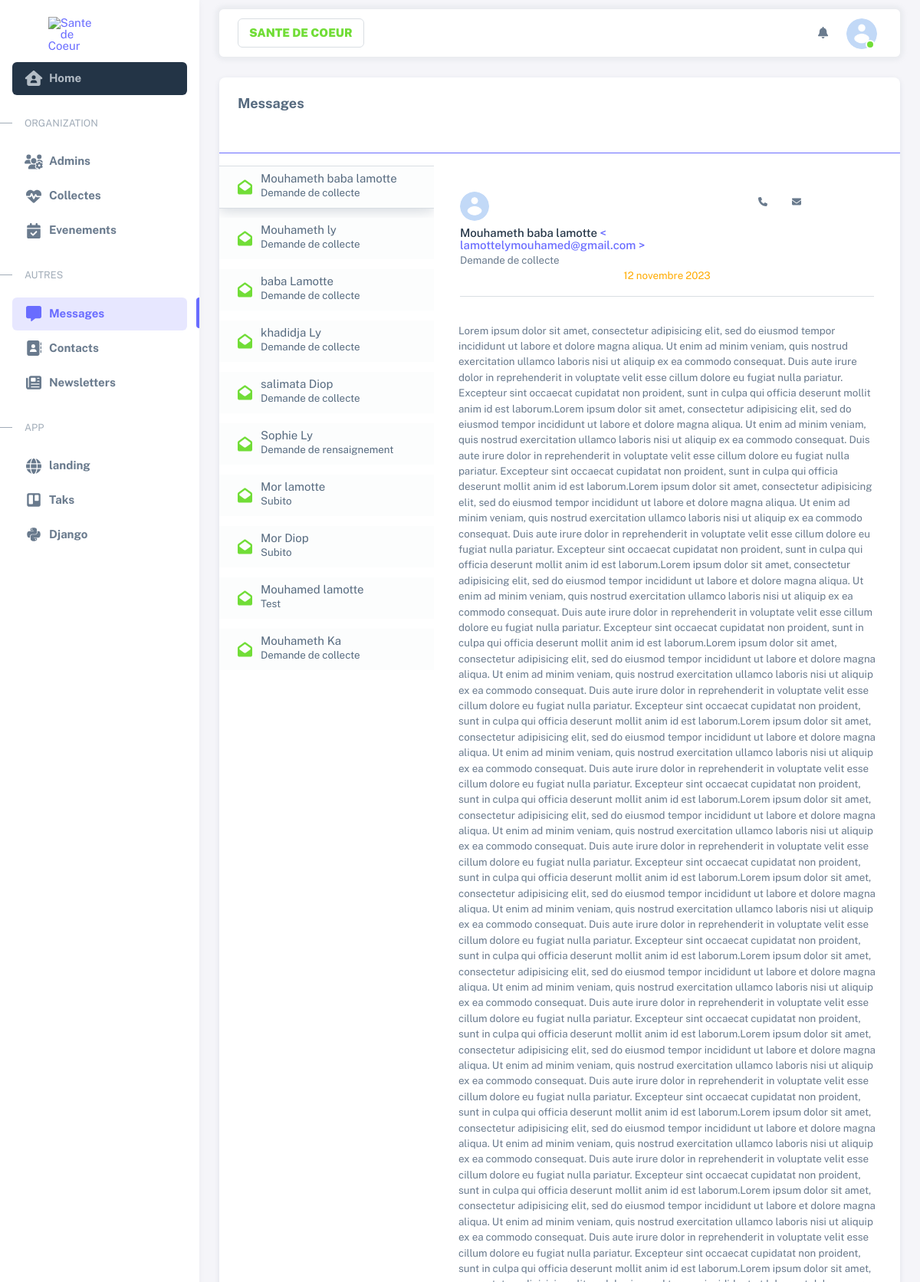
/sante/messages/1 (signed in, upper part), run on an earlier commit of the app's database.
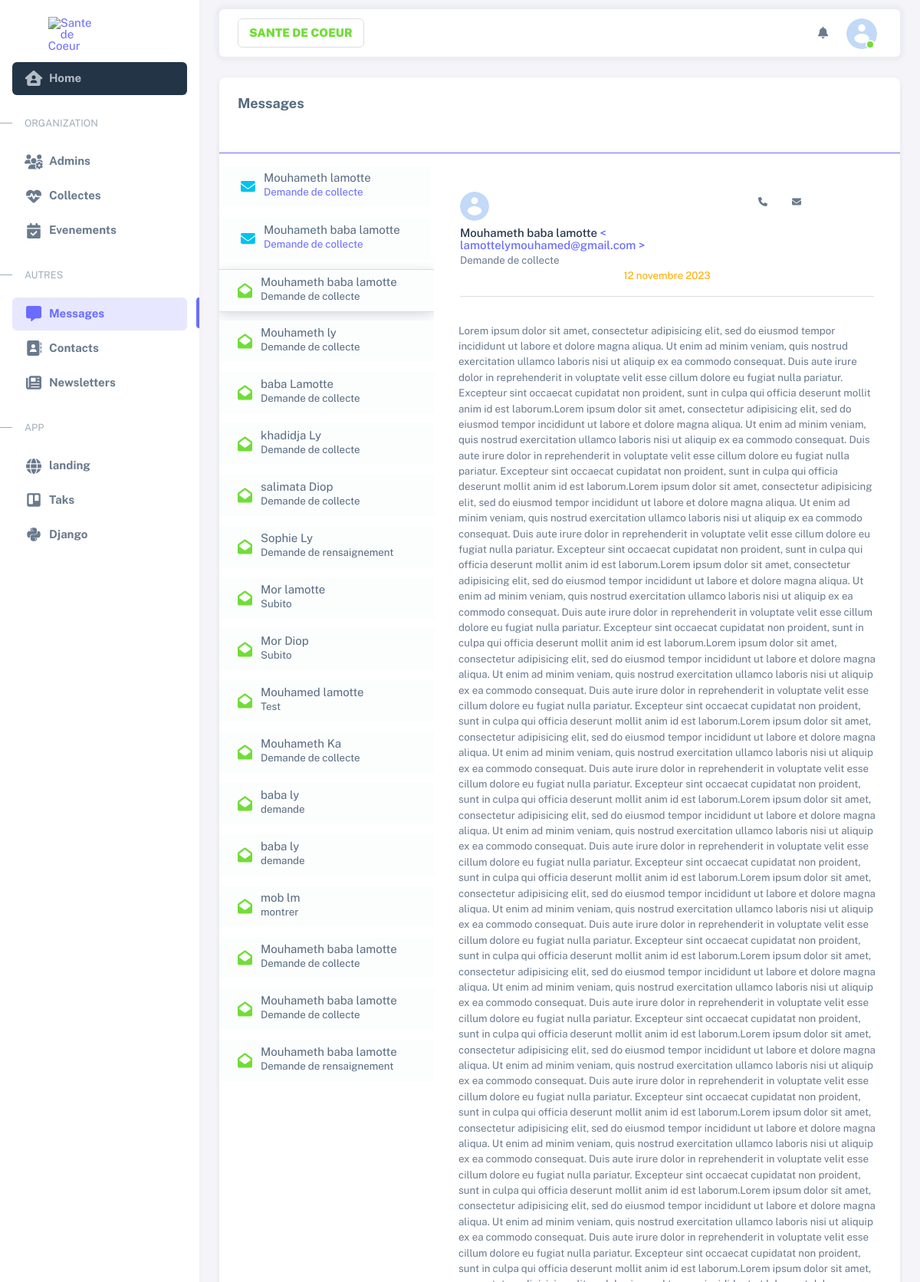
And on a later commit of the database.
### administration/models.py (models this page shows, shortened)
class Message(models.Model):
    date = models.DateField(auto_now_add=True)
    first_name = models.CharField(max_length=50)
    last_name = models.CharField(max_length=50)
    email = models.EmailField(max_length=254)
    object = models.CharField(max_length=50, default="Renseignement")
    content = models.TextField()
    read = models.BooleanField(default=False)
    replied = models.BooleanField(default=False)
    class Meta:
        verbose_name = 'Message'
        verbose_name_plural = 'Messages'

### administration/views.py (the view)
# urls.py: path('messages/<str:message_pk>', list_messages, name='messages_url'),
def list_messages(request, message_pk):
    messages = Message.objects.all().order_by('read')
    try :
        message = Message.objects.get(id = int(message_pk))
        message_edit = Message.objects.filter(id = int(message_pk))
        message_edit.update(read = 1)
    except :
        message = None
        if  message_pk != "inbox" :
            return HttpResponse(status=404)
    context = {
        "messages_all" : messages,
        "message_display" : message
    }
    return render(request, 'administration/pages/contacts/messages.html', context)

### context_processor.py (called while the page is built)
def all_context(request):
    user = request.user
    try :
        site = Site.objects.get(pk = 1)
    except Site.DoesNotExist :
        site = None
    try :
        avatar = Avatar.objects.get(user = user.pk, primary = 1)
        print(avatar)
    except Avatar.DoesNotExist :
        avatar = None
        print(avatar)
    context = {
        'avatar' : avatar,
        'site' : site,
        'path' : request.path
    }
    return context

### administration/templates/administration/pages/contacts/messages.html (shortened to what the changed rows need)
{% extends "bases/sneat.html" %}
{% load static %}
{% block main %}
<div class="container-xxl flex-grow-1 container-p-y">
    {% if user.is_superuser %}
    <div class="card d-none d-md-block card-chat overflow-hidden">
      <div class="card-body d-flex p-0 h-100">
        <div class="chat-sidebar">
          <div class="contacts-list scrollbar-overlay">
            <div class="nav nav-tabs border-0 flex-column" role="tablist" aria-orientation="vertical">
              {% for message in messages_all %}
              <div class="hover-actions-trigger chat-contact nav-item " role="tab" id="chat-link-0" data-bs-toggle="tab" data-bs-target="#chat-0" aria-controls="chat-0" aria-selected="true">
                <a href="{% url "messages_url" message.pk %}" class="d-flex bg-light p-2 {% if message.read == False %}  mx-1 {% else %}  nav-link  {% endif %}{% if message.pk == message_display.pk %}  border-top shadow border-bottom {% endif %} ">
                  <div class="avatar avatar status-online">
                      <span class="mx-3 w-50 h-100 fas {% if message.read == False %} fa-envelope text-info {% else %} text-success fa-envelope-open {% endif %}" ></span>
                  </div>
                  <div class="flex-1 chat-contact-body ms-2 d-md-none d-lg-block">
                    <div class="d-flex justify-content-between">
                      <h6 class="mb-0 chat-contact-title">{{ message.first_name }} {{ message.last_name }}</h6>
                    </div>
                    <div class="min-w-0">
                      <div class="chat-contact-content pe-3">{{ message.object|truncatewords:"3" }}</div>
                    </div>
                  </div>
                </a>
              </div>
              {% endfor %}
            </div>
          </div>
        </div>
        {% if message_display %}
        <div class="tab-content card-chat-content">
          <div class="tab-pane card-chat-pane active" id="chat-0" role="tabpanel" aria-labelledby="chat-link-0">
            <div class="chat-content-header">
              <div class="row flex-between-center">
                <div class="col-6 col-sm-8 d-flex align-items-center">
                  <div class="min-w-0">
                    <div class="avatar avatar-2xl status-online me-3">
                      <img class="rounded-circle" src="{% static 'avatar.png' %}" alt="" />
                    </div>
                    <div class="flex-1 mt-2">
                      <h6 class="mb-0">
                        <a class="text-decoration-none text-dark  text-700" href="#">
                        {{ message_display.first_name }} {{ message_display.last_name }}</a>
                        <span class="" >
                          <a class="" href="mailto:{{ message_display.email }}">< {{ message_display.email }} ></a></span></h6>
                      <p class="mb-0">{{ message_display.object }}</p>
                    </div>
                  </div>
                </div>
                <div class="col-auto"><button class="btn btn-sm btn-falcon-primary me-2" type="button" data-index="0" data-bs-toggle="tooltip" data-bs-placement="top" title="Start a Call"><span class="fas fa-phone"></span></button><button class="btn btn-sm btn-falcon-primary me-2" type="button" data-index="0" data-bs-toggle="tooltip" data-bs-placement="top" title="Start a Video Call"><span class="fas fa-envelope"></span></button>
                </div>
              </div>
              <div class="text-center fs--2 text-500 text-warning"><span>{{ message_display.date }}</span></div>
              <hr class="" />
            </div>
            <div class="chat-content-body" style="display: inherit;">
              <div class="chat-content-scroll-area scrollbar">
                <div class="d-flex">
                  <div class="flex-1">
                    <div class="w-xxl-75">
                      <div class="">
                        <div class=" bg-200 p-2 rounded-2">
                        </div>
                      </div>
                    </div>
                  </div>
                </div>
              </div>
            </div>
          </div>
        </div>
        {% endif %}
      </div>
    </div>
    {% endif %}
  </div>
{% endblock main %}

What changed in the data, as far as the page shows it:
added Message: read False (drawn), first_name "Mouhameth", last_name "lamotte", object "Demande de collecte"
added Message: read False (drawn), first_name "Mouhameth baba", last_name "lamotte", object "Demande de collecte"
added Message: read True (drawn), first_name "baba", last_name "ly", object "demande"
added Message: read True (drawn), first_name "baba", last_name "ly", object "demande"
added Message: read True (drawn), first_name "mob", last_name "lm", object "montrer"
added Message: read True (drawn), first_name "Mouhameth baba", last_name "lamotte", object "Demande de collecte"
added Message: read True (drawn), first_name "Mouhameth baba", last_name "lamotte", object "Demande de collecte"
added Message: read True (drawn), first_name "Mouhameth baba", last_name "lamotte", object "Demande de rensaignement"
